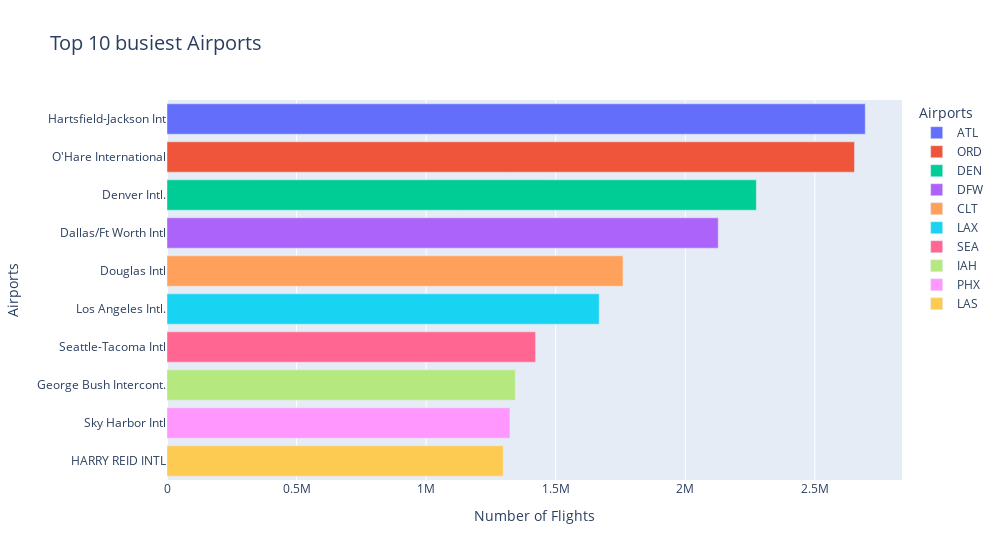

Source (notebook cell):
### Code cell
import plotly.express as px
from IPython.display import IFrame


airports_dict = {"ATL":"Hartsfield-Jackson Int", "ORD":"O'Hare International", "DEN":"Denver Intl.", "DFW":"Dallas/Ft Worth Intl","CLT":"Douglas Intl", 
        "LAX":"Los Angeles Intl.", "SEA":"Seattle-Tacoma Intl", "IAH":"George Bush Intercont.", "PHX":"Sky Harbor Intl", "LAS":"HARRY REID INTL" }

fig = px.bar(airport_traffic, y=airport_traffic.index, x='Total_Flights', color=airport_traffic.index, title='Top 10 busiest Airports')

fig.update_layout(
    template='plotly',
    title_font_size=20,
    yaxis_title='Airports',
    xaxis_title='Number of Flights',
    legend_title='Airports',
    width=1000
)
fig.update_yaxes(labelalias=airports_dict)
fig.show()

fig.write_html("Top10_busiest_Airports.html")
# Display it inline in notebook
IFrame(src="Top10_busiest_Airports.html", width=1000, height=700)

### Figure 1 — Plotly figure (JSON) as saved in the notebook; plotly's stock layout.template omitted (floating-point values rounded to 4 significant figures)
{"data": [{"alignmentgroup": "True", "hovertemplate": "index=%{y}<br>Total_Flights=%{x}<extra></extra>", "legendgroup": "ATL", "marker": {"color": "#636efa", "pattern": {"shape": ""}}, "name": "ATL", "offsetgroup": "ATL", "orientation": "h", "showlegend": true, "textposition": "auto", "type": "bar", "x": [2694318], "xaxis": "x", "y": ["ATL"], "yaxis": "y"}, {"alignmentgroup": "True", "hovertemplate": "index=%{y}<br>Total_Flights=%{x}<extra></extra>", "legendgroup": "ORD", "marker": {"color": "#EF553B", "pattern": {"shape": ""}}, "name": "ORD", "offsetgroup": "ORD", "orientation": "h", "showlegend": true, "textposition": "auto", "type": "bar", "x": [2652934], "xaxis": "x", "y": ["ORD"], "yaxis": "y"}, {"alignmentgroup": "True", "hovertemplate": "index=%{y}<br>Total_Flights=%{x}<extra></extra>", "legendgroup": "DEN", "marker": {"color": "#00cc96", "pattern": {"shape": ""}}, "name": "DEN", "offsetgroup": "DEN", "orientation": "h", "showlegend": true, "textposition": "auto", "type": "bar", "x": [2274039], "xaxis": "x", "y": ["DEN"], "yaxis": "y"}, {"alignmentgroup": "True", "hovertemplate": "index=%{y}<br>Total_Flights=%{x}<extra></extra>", "legendgroup": "DFW", "marker": {"color": "#ab63fa", "pattern": {"shape": ""}}, "name": "DFW", "offsetgroup": "DFW", "orientation": "h", "showlegend": true, "textposition": "auto", "type": "bar", "x": [2127013], "xaxis": "x", "y": ["DFW"], "yaxis": "y"}, {"alignmentgroup": "True", "hovertemplate": "index=%{y}<br>Total_Flights=%{x}<extra></extra>", "legendgroup": "CLT", "marker": {"color": "#FFA15A", "pattern": {"shape": ""}}, "name": "CLT", "offsetgroup": "CLT", "orientation": "h", "showlegend": true, "textposition": "auto", "type": "bar", "x": [1759545], "xaxis": "x", "y": ["CLT"], "yaxis": "y"}, {"alignmentgroup": "True", "hovertemplate": "index=%{y}<br>Total_Flights=%{x}<extra></extra>", "legendgroup": "LAX", "marker": {"color": "#19d3f3", "pattern": {"shape": ""}}, "name": "LAX", "offsetgroup": "LAX", "orientation": "h", "showlegend": true, "textposition": "auto", "type": "bar", "x": [1667686], "xaxis": "x", "y": ["LAX"], "yaxis": "y"}, {"alignmentgroup": "True", "hovertemplate": "index=%{y}<br>Total_Flights=%{x}<extra></extra>", "legendgroup": "SEA", "marker": {"color": "#FF6692", "pattern": {"shape": ""}}, "name": "SEA", "offsetgroup": "SEA", "orientation": "h", "showlegend": true, "textposition": "auto", "type": "bar", "x": [1422287], "xaxis": "x", "y": ["SEA"], "yaxis": "y"}, {"alignmentgroup": "True", "hovertemplate": "index=%{y}<br>Total_Flights=%{x}<extra></extra>", "legendgroup": "IAH", "marker": {"color": "#B6E880", "pattern": {"shape": ""}}, "name": "IAH", "offsetgroup": "IAH", "orientation": "h", "showlegend": true, "textposition": "auto", "type": "bar", "x": [1344107], "xaxis": "x", "y": ["IAH"], "yaxis": "y"}, {"alignmentgroup": "True", "hovertemplate": "index=%{y}<br>Total_Flights=%{x}<extra></extra>", "legendgroup": "PHX", "marker": {"color": "#FF97FF", "pattern": {"shape": ""}}, "name": "PHX", "offsetgroup": "PHX", "orientation": "h", "showlegend": true, "textposition": "auto", "type": "bar", "x": [1323243], "xaxis": "x", "y": ["PHX"], "yaxis": "y"}, {"alignmentgroup": "True", "hovertemplate": "index=%{y}<br>Total_Flights=%{x}<extra></extra>", "legendgroup": "LAS", "marker": {"color": "#FECB52", "pattern": {"shape": ""}}, "name": "LAS", "offsetgroup": "LAS", "orientation": "h", "showlegend": true, "textposition": "auto", "type": "bar", "x": [1297390], "xaxis": "x", "y": ["LAS"], "yaxis": "y"}], "layout": {"barmode": "relative", "legend": {"title": {"text": "Airports"}, "tracegroupgap": 0}, "title": {"font": {"size": 20}, "text": "Top 10 busiest Airports"}, "width": 1000, "xaxis": {"anchor": "y", "domain": [0, 1], "title": {"text": "Number of Flights"}}, "yaxis": {"anchor": "x", "categoryarray": ["LAS", "PHX", "IAH", "SEA", "LAX", "CLT", "DFW", "DEN", "ORD", "ATL"], "categoryorder": "array", "domain": [0, 1], "labelalias": {"ATL": "Hartsfield-Jackson Int", "CLT": "Douglas Intl", "DEN": "Denver Intl.", "DFW": "Dallas/Ft Worth Intl", "IAH": "George Bush Intercont.", "LAS": "HARRY REID INTL", "LAX": "Los Angeles Intl.", "ORD": "O'Hare International", "PHX": "Sky Harbor Intl", "SEA": "Seattle-Tacoma Intl"}, "title": {"text": "Airports"}}}}
